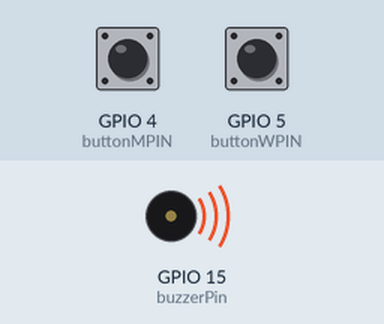
This sketch was run on a simulated ESP8266 (NodeMCU). On the bench: buzzer (waves = sounding, pin HIGH). Inputs (shaded band) come from the test bench; at power-on: GPIO 4 (buttonMPIN) LOW, GPIO 5 (buttonWPIN) HIGH. WiFi joins after 1.5 s; servers stay silent unless stated; network time is answered at once with the bench clock; what the sketch prints to the serial monitor is not drawn.

Above: at 2.1 s.
Timing chart, 0 to 5.0 s (numbered marks = the images above):
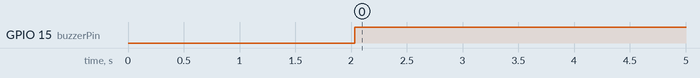

Measured:
- by itself, GPIO 15 (buzzerPin): LOW → HIGH at 2.0 s

The sketch:

Controller_v0.1.2.ino
```cpp
#include <ESP8266WiFi.h>
#include <FirebaseESP8266.h>
#include <NTPClient.h>
#include <WiFiUdp.h>

FirebaseData fbdo;
WiFiUDP ntpUDP;
NTPClient timeClient(ntpUDP, "pool.ntp.org");

// Constants for Wi-Fi connection
const char* ssid = "your_wifi_ssid";
const char* password = "your_wifi_password";

// Firebase configuration
const char* firebaseHost = "nexercise-69420-default-rtdb.asia-southeast1.firebasedatabase.app";
const char* firebaseAuth = "your_firebase_auth_token";

// Pins for controller buttons and buzzer
const int buttonWPIN = 5;
const int buttonMPIN = 4;
const int buzzerPin = 15;

// Game variables
char userInput;
char displayedAlphabet;
unsigned long sessionStartTime;
unsigned long lastActivityTime;
unsigned int badRecords;

// Inactivity variables
const unsigned long inactivityThreshold = 2400000; // 40 minutes (40 min * 60 sec * 1000 ms)
bool isSleepMode = false;

void setupFirebase() {
  // Initialize Firebase
  Firebase.begin(firebaseHost, firebaseAuth);
}

void setup() {
  Serial.begin(115200);

  // Start NTPClient
  timeClient.begin();
  timeClient.setTimeOffset(28800); // UTC +8 timezone

  // Connect to Wi-Fi
  WiFi.begin(ssid, password);
  while (WiFi.status() != WL_CONNECTED) {
    delay(1000);
    Serial.println("Connecting to WiFi...");
  }
  Serial.println("Connected to WiFi");

  // Setup Firebase
  setupFirebase();

  // Setup buzzer pin
  pinMode(buzzerPin, OUTPUT);

  // Start a new session
  startNewSession();
}

void startNewSession() {
  sessionStartTime = millis();
  Serial.println("Starting a new session");
  userInput = '-';
  displayedAlphabet = '-';
  badRecords = 0;
}

void checkUserInput() {
  if (digitalRead(buttonWPIN) == LOW) {
    handleUserInput('W');
  } else if (digitalRead(buttonMPIN) == LOW) {
    handleUserInput('M');
  }
}

void handleUserInput(char input) {
  if (input == 'W' || input == 'M') {
    userInput = input;
    lastActivityTime = millis();

    // Check if user input matches displayed alphabet
    if (userInput == displayedAlphabet) {
      // If correct, play a short buzz sound
      digitalWrite(buzzerPin, HIGH);
      delay(200);
      digitalWrite(buzzerPin, LOW);
      // Proceed to next round
      startNewSession();
    } else {
      // If incorrect, play a long buzz sound and increment badRecords
      digitalWrite(buzzerPin, HIGH);
      delay(1000);
      digitalWrite(buzzerPin, LOW);
      badRecords++;
    }
  }
}

void recordSessionData() {
  timeClient.update();
  String path = "sessions/" + String(sessionStartTime);
  Firebase.setString(fbdo, (path + "/start_time").c_str(), timeClient.getFormattedTime().c_str());
  Firebase.setString(fbdo, (path + "/end_time").c_str(), timeClient.getFormattedTime().c_str());
  Firebase.setString(fbdo, (path + "/user_input").c_str(), String(userInput).c_str());
  Firebase.setInt(fbdo, (path + "/bad_records").c_str(), badRecords);
}

void checkInactivity() {
  unsigned long currentMillis = millis();

  if (currentMillis - lastActivityTime >= inactivityThreshold && !isSleepMode) {
    Serial.println("Inactivity detected, starting a new round");
    startNewSession();
  }
}

void loop() {
  timeClient.update();
  checkUserInput();
  checkInactivity();
}
```
